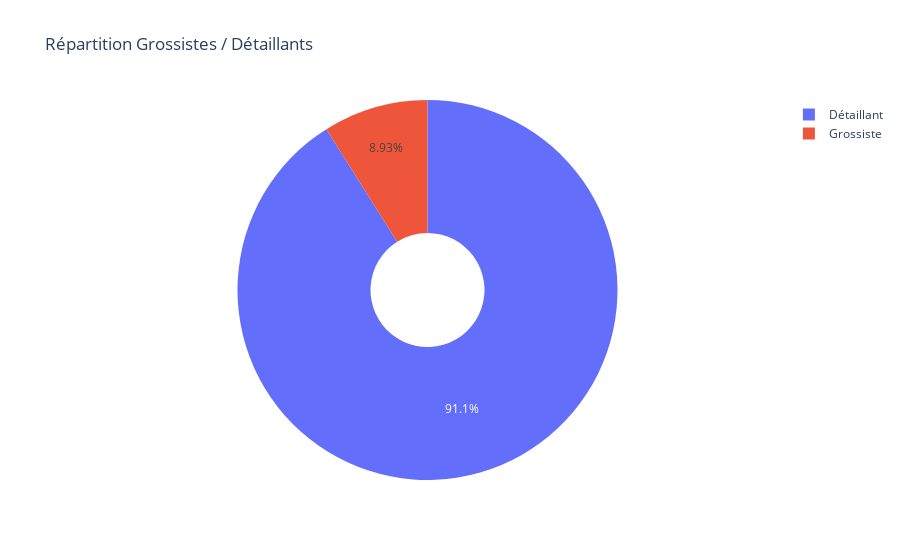

Source (notebook cell):
### Code cell
# Quantité moyenne par facture
qty_per_invoice = data_clean.groupby('Invoice')['Quantity'].mean().reset_index()

qty_per_invoice['ClientType'] = qty_per_invoice['Quantity'].apply(
    lambda x: 'Grossiste' if x > 50 else 'Détaillant'
)

df = data_clean.merge(qty_per_invoice[['Invoice', 'ClientType']], on='Invoice', how='left')

# Comptage
counts = qty_per_invoice['ClientType'].value_counts()

fig = go.Figure(
    data=[go.Pie(
        labels=counts.index,
        values=counts.values,
        hole=0.3
    )]
)

fig.update_layout(
    title="Répartition Grossistes / Détaillants"
)

fig.show()

### Figure 1 — Plotly figure (JSON) as saved in the notebook; plotly's stock layout.template omitted (floating-point values rounded to 4 significant figures)
{"data": [{"hole": 0.3, "labels": ["Détaillant", "Grossiste"], "type": "pie", "values": [17497, 1716]}], "layout": {"title": {"text": "Répartition Grossistes / Détaillants"}}}
